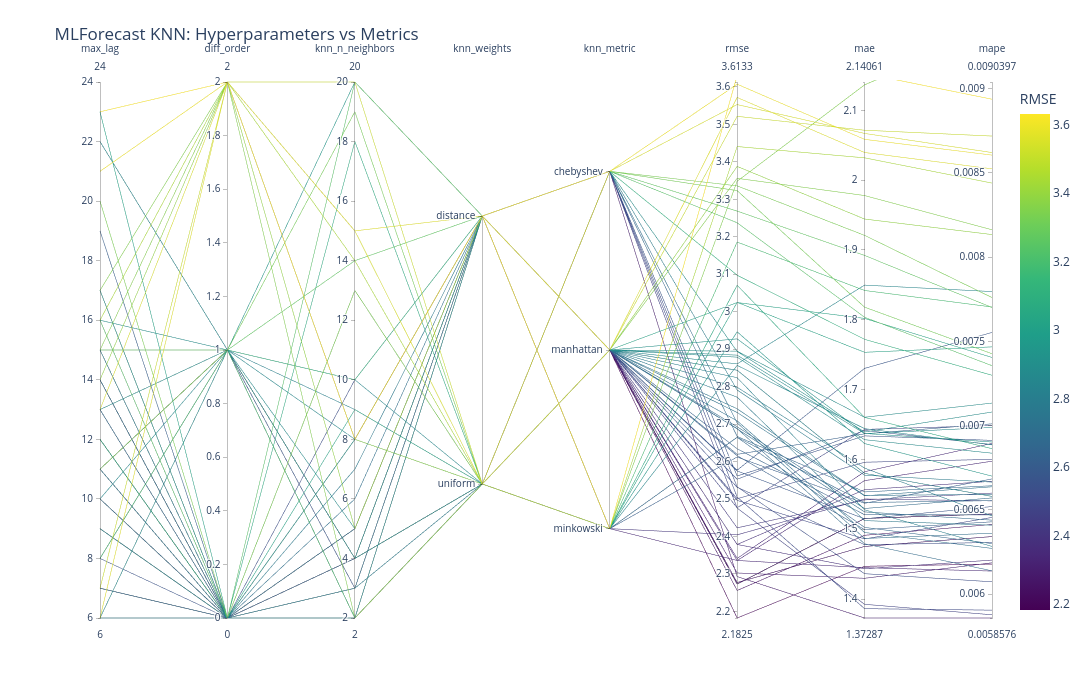
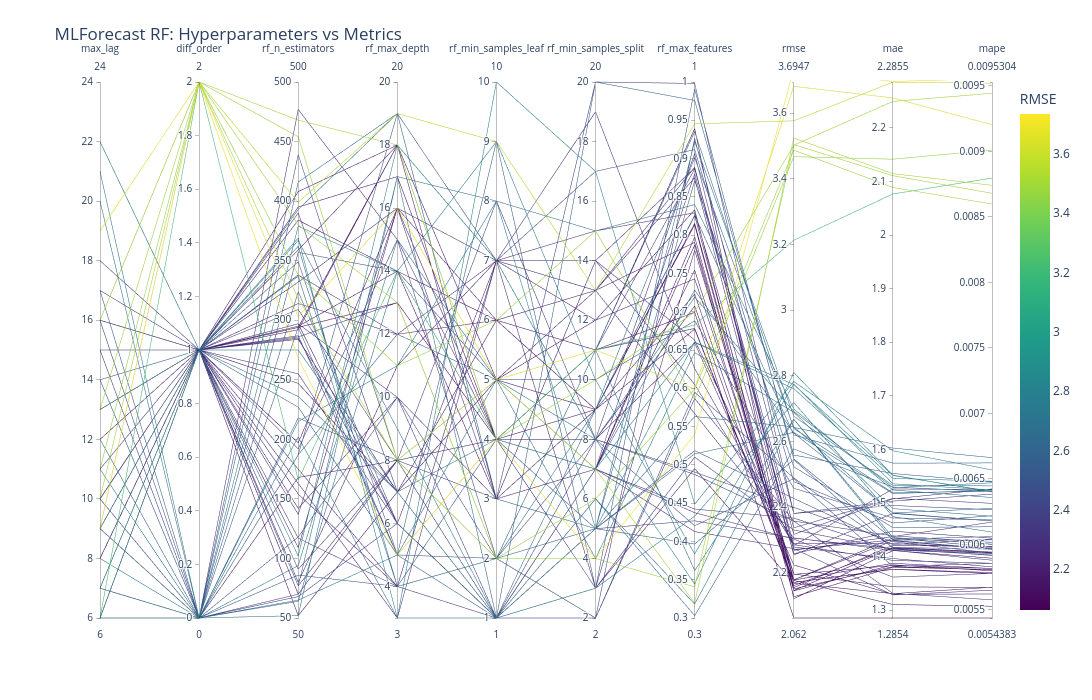
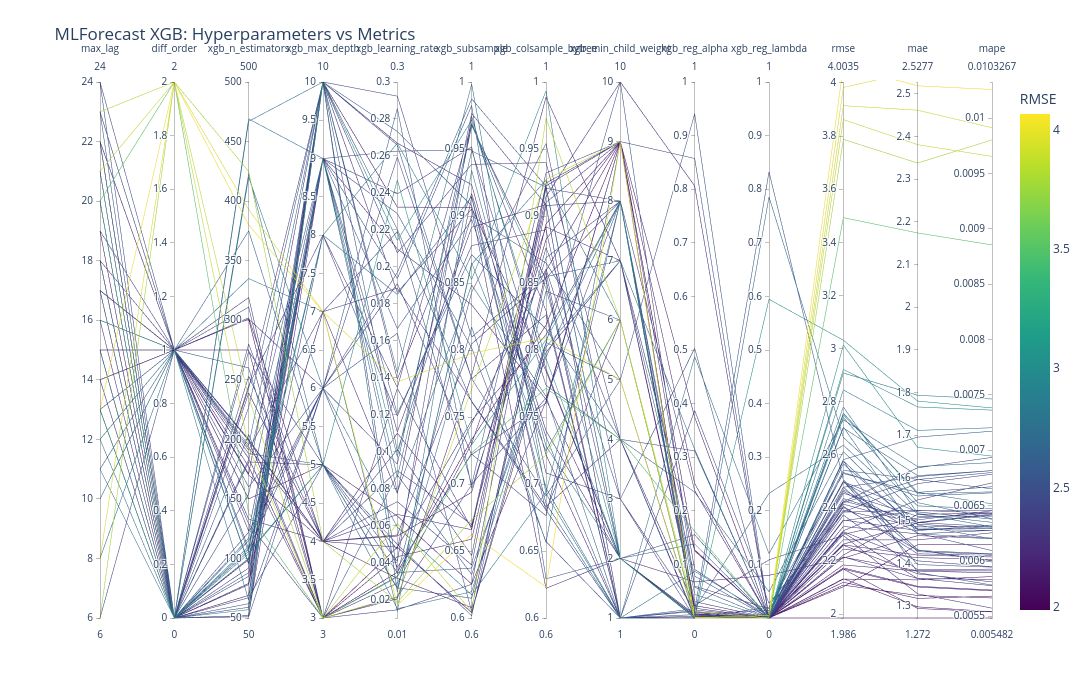

Source (notebook cell) for these figures, in order:
### Code cell
while mlflow.active_run():
    mlflow.end_run()

optuna.logging.set_verbosity(optuna.logging.WARNING)
warnings.filterwarnings("ignore")

h          = 12
input_size = 120
step_size  = 12
n_windows  = 30

_DIFF_MAP = {0: [1], 1: [2], 2: [1, 12]}

SHARED_BOUNDS = {"max_lag": (6, 24), "diff_order": (0, 2)}

# bounds format:
#   (lo, hi)          int or log-scale float (detected by key name)
#   (lo, hi, False)   linear-scale float (e.g. max_features)
#   [opt1, opt2, ...] categorical

MODEL_CONFIGS = {
    "KNN": {
        "experiment": "mlforecast_knn_cpi",
        "bounds": {
            "knn_n_neighbors": (2, 20),
            "knn_weights":     ["uniform", "distance"],
            "knn_metric":      ["minkowski", "manhattan", "chebyshev"],
        },
        "build": lambda p: KNeighborsRegressor(
            n_neighbors=p["knn_n_neighbors"],
            weights=p["knn_weights"],
            metric=p["knn_metric"],
        ),
    },
    "RF": {
        "experiment": "mlforecast_rf_cpi",
        "bounds": {
            "rf_n_estimators":     (50, 500),
            "rf_max_depth":        (3,   20),
            "rf_min_samples_leaf": (1,   10),
            "rf_min_samples_split":(2,   20),
            "rf_max_features":     (0.3,  1.0, False),
        },
        "build": lambda p: RandomForestRegressor(
            n_estimators=p["rf_n_estimators"], max_depth=p["rf_max_depth"],
            min_samples_leaf=p["rf_min_samples_leaf"],
            min_samples_split=p["rf_min_samples_split"],
            max_features=p["rf_max_features"],
            random_state=42, n_jobs=-1),
    },
    "XGB": {
        "experiment": "mlforecast_xgb_cpi",
        "bounds": {
            "xgb_n_estimators":     (50,  500),
            "xgb_max_depth":        (3,    10),
            "xgb_learning_rate":    (0.01, 0.3),
            "xgb_subsample":        (0.6,  1.0),
            "xgb_colsample_bytree": (0.6,  1.0),
            "xgb_min_child_weight": (1,    10),
            "xgb_reg_alpha":        (1e-8, 1.0),
            "xgb_reg_lambda":       (1e-8, 1.0),
        },
        "build": lambda p: XGBRegressor(
            n_estimators=p["xgb_n_estimators"], max_depth=p["xgb_max_depth"],
            learning_rate=p["xgb_learning_rate"], subsample=p["xgb_subsample"],
            colsample_bytree=p["xgb_colsample_bytree"], min_child_weight=p["xgb_min_child_weight"],
            reg_alpha=p["xgb_reg_alpha"], reg_lambda=p["xgb_reg_lambda"],
            tree_method="hist", random_state=42, verbosity=0),
    },
}


def run_single_cv(model_name, params):
    model = MODEL_CONFIGS[model_name]["build"](params)
    ml = MLForecast(
        models={model_name: model}, freq="MS",
        lags=list(range(1, params["max_lag"] + 1)),
        target_transforms=[Differences(_DIFF_MAP[params["diff_order"]])],
    )
    cv_df = ml.cross_validation(
        df=df.drop(columns="month", errors="ignore"),
        h=h, step_size=step_size, n_windows=n_windows,
        input_size=input_size, static_features=[],
    )
    agg = evaluate(
        df=cv_df.drop(columns="cutoff", errors="ignore"),
        metrics=[rmse, mae, mape], target_col="y",
    )
    return agg, cv_df


def make_objective(model_name, results_list):
    bounds = {**SHARED_BOUNDS, **MODEL_CONFIGS[model_name]["bounds"]}

    def objective(trial):
        params = {}
        for key, spec in bounds.items():
            if isinstance(spec, list):
                params[key] = trial.suggest_categorical(key, spec)
            elif len(spec) == 3:
                lo, hi, log = spec
                params[key] = trial.suggest_float(key, lo, hi, log=log)
            else:
                lo, hi = spec
                if isinstance(lo, float) or isinstance(hi, float):
                    params[key] = trial.suggest_float(key, lo, hi,
                                                       log=("alpha" in key or "lambda" in key
                                                            or "rate" in key))
                else:
                    params[key] = trial.suggest_int(key, lo, hi)

        try:
            with mlflow.start_run(nested=True, run_name=f"trial_{trial.number}"):
                mlflow.log_params({**params, "diff_map": str(_DIFF_MAP[params["diff_order"]])})
                agg, _ = run_single_cv(model_name, params)

                rmse_val = float(agg.loc[agg["metric"] == "rmse", model_name].values[0])
                mae_val  = float(agg.loc[agg["metric"] == "mae",  model_name].values[0])
                mape_val = float(agg.loc[agg["metric"] == "mape", model_name].values[0])

                mlflow.log_metrics({"rmse": rmse_val, "mae": mae_val, "mape": mape_val})
                results_list.append({"trial": trial.number, **params,
                                     "rmse": rmse_val, "mae": mae_val, "mape": mape_val})
                return rmse_val
        except Exception as e:
            print(f"  [{model_name}] Trial {trial.number} failed: {e}")
            return float("inf")

    return objective


all_results = {}
all_studies = {}

for model_name, config in MODEL_CONFIGS.items():
    print(f"\n{'='*50}")
    print(f"  Running Bayesian search: {model_name}")
    print(f"{'='*50}")

    mlflow.set_experiment(config["experiment"])
    results_list = []

    study = optuna.create_study(
        direction="minimize",
        sampler=TPESampler(seed=42, n_startup_trials=20, multivariate=True),
        study_name=f"{model_name.lower()}_cpi",
    )

    with mlflow.start_run(run_name=f"{model_name}_bayesian"):
        study.optimize(make_objective(model_name, results_list),
                       n_trials=80, show_progress_bar=True)

    all_results[model_name] = pd.DataFrame(results_list)
    all_studies[model_name] = study

    print(f"  Best RMSE: {study.best_value:.4f}")
    print(f"  Params:    {study.best_params}")


print("\n" + "="*50)
print("  Summary")
print("="*50)
for model_name in MODEL_CONFIGS:
    print(f"  {model_name}: RMSE = {all_studies[model_name].best_value:.4f}")

for model_name, config in MODEL_CONFIGS.items():
    results_df = all_results[model_name]
    if results_df.empty:
        continue

    all_bounds = {**SHARED_BOUNDS, **config["bounds"]}
    rmse_cap  = results_df["rmse"].quantile(0.95)
    plot_df   = results_df[results_df["rmse"] <= rmse_cap].copy()
    n_clipped = len(results_df) - len(plot_df)
    if n_clipped:
        print(f"  {model_name}: {n_clipped} outlier(s) hidden (>{rmse_cap:.3f} RMSE)")

    dims = []
    for col in all_bounds:
        spec = all_bounds[col]
        if isinstance(spec, list):
            cat_map = {v: i for i, v in enumerate(spec)}
            encoded = [cat_map[v] for v in plot_df[col]]
            dims.append(dict(
                label=col, values=encoded,
                range=[-0.5, len(spec) - 0.5],
                tickvals=list(range(len(spec))),
                ticktext=spec,
            ))
        else:
            dims.append(dict(label=col, values=plot_df[col].tolist(), range=list(spec[:2])))
    dims += [
        dict(label=col, values=plot_df[col].tolist(),
             range=[plot_df[col].min(), plot_df[col].quantile(0.99)])
        for col in ["rmse", "mae", "mape"]
    ]
    fig = go.Figure(go.Parcoords(
        line=dict(color=plot_df["rmse"], colorscale="Viridis",
                  showscale=True, colorbar=dict(title="RMSE")),
        dimensions=dims,
    ))
    fig.update_layout(
        title=f"MLForecast {model_name}: Hyperparameters vs Metrics",
        width=1800, height=700, margin=dict(l=100, r=100, t=80, b=80),
    )
    show(fig)

### Figure 1 — Plotly figure (JSON) as saved in the notebook; plotly's stock layout.template omitted (floating-point values rounded to 4 significant figures)
{"data": [{"dimensions": [{"label": "max_lag", "range": [6, 24], "values": [13, 17, 11, 14, 7, 8, 16, 7, 11, 6, 22, 22, 15, 23, 21, 6, 15, 11, 8, 7, 6, 14, 14, 15, 10, 12, 7, 6, 6, 9, 10, 15, 17, 19, 13, 11, 13, 17, 13, 13, 11, 11, 13, 10, 20, 14, 16, 16, 16, 17, 14, 11, 11, 10, 11, 9, 12, 11, 12, 11, 9, 8, 11, 12, 15, 11, 7, 11, 11, 10, 15, 23, 8, 6, 9, 12]}, {"label": "diff_order", "range": [0, 2], "values": [2, 2, 1, 2, 2, 1, 0, 0, 1, 2, 1, 1, 1, 0, 2, 1, 2, 0, 1, 0, 0, 0, 0, 0, 0, 0, 0, 1, 0, 0, 1, 0, 0, 0, 1, 0, 0, 0, 0, 1, 0, 0, 0, 0, 0, 0, 0, 2, 1, 0, 0, 0, 0, 0, 0, 0, 0, 0, 0, 1, 0, 1, 1, 0, 1, 0, 0, 0, 0, 0, 0, 2, 0, 0, 0, 0]}, {"label": "knn_n_neighbors", "range": [2, 20], "values": [15, 2, 10, 5, 20, 2, 20, 2, 4, 15, 8, 4, 2, 9, 8, 9, 8, 13, 20, 3, 2, 2, 8, 3, 4, 4, 3, 2, 2, 7, 10, 3, 2, 3, 4, 4, 2, 5, 3, 5, 2, 2, 5, 2, 13, 2, 3, 14, 4, 8, 3, 3, 3, 5, 2, 2, 3, 2, 2, 3, 2, 3, 19, 18, 14, 8, 4, 2, 2, 2, 2, 8, 2, 6, 10, 5]}, {"label": "knn_weights", "range": [-0.5, 1.5], "ticktext": ["uniform", "distance"], "tickvals": [0, 1], "values": [0, 0, 1, 1, 0, 0, 1, 1, 0, 1, 1, 1, 0, 0, 1, 0, 0, 0, 1, 1, 1, 0, 1, 0, 1, 0, 1, 1, 0, 1, 0, 0, 0, 1, 0, 1, 1, 1, 1, 1, 1, 1, 1, 1, 0, 1, 1, 0, 1, 0, 1, 1, 1, 1, 1, 1, 1, 1, 1, 1, 1, 1, 0, 0, 1, 1, 0, 1, 1, 1, 1, 1, 1, 1, 1, 1]}, {"label": "knn_metric", "range": [-0.5, 2.5], "ticktext": ["minkowski", "manhattan", "chebyshev"], "tickvals": [0, 1, 2], "values": [2, 0, 2, 1, 1, 0, 2, 1, 0, 1, 1, 1, 0, 1, 2, 1, 1, 1, 0, 1, 1, 1, 1, 2, 2, 1, 0, 1, 1, 1, 0, 1, 1, 0, 1, 1, 1, 1, 1, 1, 1, 1, 0, 1, 2, 2, 2, 0, 2, 1, 2, 1, 1, 1, 1, 1, 1, 1, 1, 1, 1, 2, 2, 0, 2, 1, 2, 1, 1, 0, 1, 0, 1, 1, 2, 1]}, {"label": "rmse", "range": [2.182, 3.613], "values": [3.553, 3.348, 3.098, 3.388, 3.522, 3.186, 3.237, 2.182, 2.404, 3.572, 2.861, 2.577, 3.025, 3.024, 3.607, 2.824, 3.356, 2.741, 2.946, 2.379, 2.798, 2.379, 2.693, 2.791, 2.476, 2.616, 2.665, 2.879, 2.688, 2.772, 2.857, 2.303, 2.619, 2.612, 2.895, 2.256, 2.342, 2.575, 2.336, 2.884, 2.273, 2.273, 2.665, 2.501, 3.336, 2.293, 2.703, 3.441, 2.894, 2.928, 2.667, 2.277, 2.277, 2.687, 2.273, 2.844, 2.531, 2.273, 2.477, 2.423, 2.844, 2.562, 3.323, 3.071, 3.269, 2.731, 2.505, 2.273, 2.273, 2.336, 2.496, 3.631, 2.553, 2.709, 2.533, 2.634]}, {"label": "mae", "range": [1.373, 2.141], "values": [2.067, 2.137, 1.772, 1.944, 2.072, 1.842, 1.804, 1.447, 1.543, 2.04, 1.85, 1.73, 1.753, 1.802, 2.058, 1.528, 1.978, 1.548, 1.623, 1.557, 1.588, 1.443, 1.53, 1.577, 1.392, 1.5, 1.503, 1.628, 1.479, 1.512, 1.644, 1.43, 1.637, 1.537, 1.66, 1.491, 1.582, 1.515, 1.57, 1.637, 1.515, 1.515, 1.538, 1.596, 1.921, 1.373, 1.487, 2.032, 1.639, 1.637, 1.553, 1.475, 1.475, 1.525, 1.515, 1.58, 1.478, 1.515, 1.643, 1.542, 1.58, 1.634, 1.818, 1.66, 1.892, 1.548, 1.386, 1.515, 1.515, 1.445, 1.486, 2.153, 1.642, 1.495, 1.436, 1.521]}, {"label": "mape", "range": [0.005858, 0.00904], "values": [0.008621, 0.009346, 0.007299, 0.008134, 0.008719, 0.007704, 0.007356, 0.006178, 0.006553, 0.008524, 0.007796, 0.007553, 0.007467, 0.007404, 0.008606, 0.006283, 0.008162, 0.006591, 0.0067, 0.006669, 0.006464, 0.006201, 0.00657, 0.006664, 0.005877, 0.006429, 0.006299, 0.006836, 0.006138, 0.006409, 0.006885, 0.006185, 0.00701, 0.006683, 0.007134, 0.006413, 0.006894, 0.006519, 0.006789, 0.006989, 0.006475, 0.006475, 0.006554, 0.006799, 0.00776, 0.005858, 0.006361, 0.00844, 0.00708, 0.006902, 0.006643, 0.006341, 0.006341, 0.006438, 0.006475, 0.006579, 0.006306, 0.006475, 0.007, 0.006599, 0.006579, 0.006912, 0.007426, 0.006863, 0.007701, 0.006637, 0.005904, 0.006475, 0.006475, 0.006136, 0.006455, 0.008937, 0.006887, 0.006271, 0.006072, 0.00647]}], "line": {"color": [3.553, 3.348, 3.098, 3.388, 3.522, 3.186, 3.237, 2.182, 2.404, 3.572, 2.861, 2.577, 3.025, 3.024, 3.607, 2.824, 3.356, 2.741, 2.946, 2.379, 2.798, 2.379, 2.693, 2.791, 2.476, 2.616, 2.665, 2.879, 2.688, 2.772, 2.857, 2.303, 2.619, 2.612, 2.895, 2.256, 2.342, 2.575, 2.336, 2.884, 2.273, 2.273, 2.665, 2.501, 3.336, 2.293, 2.703, 3.441, 2.894, 2.928, 2.667, 2.277, 2.277, 2.687, 2.273, 2.844, 2.531, 2.273, 2.477, 2.423, 2.844, 2.562, 3.323, 3.071, 3.269, 2.731, 2.505, 2.273, 2.273, 2.336, 2.496, 3.631, 2.553, 2.709, 2.533, 2.634], "colorbar": {"title": {"text": "RMSE"}}, "colorscale": [[0, "#440154"], [0.1111, "#482878"], [0.2222, "#3e4989"], [0.3333, "#31688e"], [0.4444, "#26828e"], [0.5556, "#1f9e89"], [0.6667, "#35b779"], [0.7778, "#6ece58"], [0.8889, "#b5de2b"], [1, "#fde725"]], "showscale": true}, "type": "parcoords"}], "layout": {"height": 700, "margin": {"b": 80, "l": 100, "r": 100, "t": 80}, "title": {"text": "MLForecast KNN: Hyperparameters vs Metrics"}, "width": 1800}}

### Figure 2 — Plotly figure (JSON) as saved in the notebook; plotly's stock layout.template omitted (floating-point values rounded to 4 significant figures)
{"data": [{"dimensions": [{"label": "max_lag", "range": [6, 24], "values": [13, 22, 9, 8, 17, 21, 6, 9, 7, 12, 20, 7, 11, 19, 6, 10, 16, 14, 15, 10, 9, 6, 16, 9, 7, 9, 6, 14, 17, 15, 16, 11, 18, 9, 10, 14, 22, 9, 6, 7, 10, 7, 8, 8, 6, 13, 7, 9, 10, 9, 12, 7, 13, 16, 10, 16, 11, 9, 7, 13, 10, 10, 16, 10, 9, 13, 6, 13, 7, 9, 6, 7, 8, 13, 8, 10]}, {"label": "diff_order", "range": [0, 2], "values": [2, 1, 0, 0, 0, 0, 2, 2, 0, 0, 0, 1, 0, 2, 0, 1, 2, 0, 0, 1, 1, 0, 1, 0, 0, 0, 1, 0, 1, 1, 2, 1, 1, 2, 0, 1, 1, 1, 1, 1, 1, 1, 1, 1, 1, 1, 1, 1, 1, 1, 1, 1, 1, 1, 1, 0, 2, 1, 1, 1, 0, 1, 1, 1, 1, 1, 0, 1, 1, 1, 1, 0, 1, 1, 1, 2]}, {"label": "rf_n_estimators", "range": [50, 500], "values": [380, 369, 187, 215, 324, 94, 166, 399, 70, 294, 52, 102, 379, 303, 64, 390, 454, 86, 68, 285, 337, 65, 255, 168, 202, 118, 367, 439, 117, 297, 318, 192, 287, 268, 218, 349, 227, 236, 70, 77, 91, 142, 154, 163, 52, 175, 247, 362, 80, 284, 109, 275, 314, 137, 294, 357, 338, 332, 309, 297, 187, 197, 338, 294, 395, 359, 477, 393, 408, 295, 292, 416, 384, 77, 286, 468]}, {"label": "rf_max_depth", "range": [3, 20], "values": [13, 3, 12, 11, 6, 15, 14, 19, 8, 5, 17, 18, 14, 16, 14, 7, 8, 4, 6, 6, 4, 5, 6, 8, 3, 10, 9, 8, 4, 10, 8, 15, 5, 5, 8, 5, 5, 7, 8, 8, 8, 10, 4, 3, 7, 4, 7, 4, 11, 7, 16, 7, 12, 16, 13, 14, 11, 16, 8, 6, 19, 16, 12, 18, 17, 18, 15, 19, 18, 14, 18, 19, 14, 17, 13, 18]}, {"label": "rf_min_samples_leaf", "range": [1, 10], "values": [2, 10, 5, 8, 1, 5, 4, 9, 4, 9, 8, 7, 9, 5, 4, 1, 2, 4, 1, 1, 2, 5, 1, 1, 1, 2, 1, 1, 1, 1, 5, 2, 4, 4, 2, 2, 1, 1, 4, 5, 3, 3, 7, 7, 5, 7, 5, 2, 7, 6, 6, 4, 6, 7, 4, 5, 6, 3, 8, 7, 7, 4, 7, 5, 4, 7, 4, 3, 4, 3, 3, 3, 6, 1, 2, 4]}, {"label": "rf_min_samples_split", "range": [2, 20], "values": [4, 17, 7, 5, 20, 4, 11, 13, 7, 3, 15, 8, 10, 11, 11, 7, 6, 5, 2, 7, 11, 8, 5, 3, 5, 8, 3, 5, 7, 8, 7, 2, 3, 4, 2, 5, 6, 6, 11, 13, 20, 14, 15, 19, 12, 13, 9, 9, 12, 9, 13, 7, 11, 14, 11, 10, 15, 14, 8, 8, 17, 9, 13, 7, 7, 3, 8, 5, 8, 9, 7, 5, 9, 9, 11, 10]}, {"label": "rf_max_features", "range": [0.3, 1], "values": [0.3407, 0.4486, 0.7283, 0.66, 0.9759, 0.6466, 0.6827, 0.9453, 0.8801, 0.9908, 0.8399, 0.3445, 0.3837, 0.5993, 0.9353, 0.4129, 0.599, 0.8712, 0.9263, 0.4376, 0.3619, 0.719, 0.4269, 0.495, 0.5631, 0.4205, 0.433, 0.5185, 0.4423, 0.4905, 0.3195, 0.5866, 0.5101, 0.5395, 0.5948, 0.3966, 0.303, 0.3182, 0.9391, 0.8749, 0.9981, 0.8876, 0.8292, 0.6257, 0.8331, 0.8887, 0.8254, 0.901, 0.7429, 0.6773, 0.7906, 0.6604, 0.6782, 0.663, 0.6994, 0.688, 0.586, 0.6049, 0.4874, 0.6593, 0.9117, 0.8134, 0.5669, 0.7871, 0.7977, 0.7803, 0.9065, 0.9222, 0.7073, 0.8153, 0.7543, 0.5143, 0.723, 0.8261, 0.8864, 0.6994]}, {"label": "rmse", "range": [2.062, 3.695], "values": [3.504, 2.782, 2.625, 2.76, 2.558, 2.689, 3.213, 3.576, 2.317, 2.547, 2.699, 2.81, 2.775, 3.681, 2.639, 2.273, 3.487, 2.523, 2.381, 2.302, 2.667, 2.691, 2.305, 2.168, 2.644, 2.487, 2.718, 2.426, 2.366, 2.399, 3.524, 2.357, 2.33, 3.734, 2.489, 2.544, 2.577, 2.668, 2.121, 2.254, 2.38, 2.283, 2.258, 2.289, 2.145, 2.271, 2.178, 2.642, 2.195, 2.17, 2.178, 2.773, 2.177, 2.278, 2.062, 2.457, 3.467, 2.285, 2.357, 2.224, 2.477, 2.127, 2.306, 2.151, 2.146, 2.196, 2.268, 2.677, 2.161, 2.155, 2.178, 2.628, 2.17, 2.62, 2.337, 3.502]}, {"label": "mae", "range": [1.285, 2.285], "values": [2.111, 1.597, 1.481, 1.546, 1.555, 1.49, 2.077, 2.285, 1.508, 1.432, 1.524, 1.552, 1.536, 2.256, 1.519, 1.329, 2.089, 1.454, 1.503, 1.362, 1.43, 1.529, 1.415, 1.331, 1.481, 1.382, 1.475, 1.422, 1.412, 1.428, 2.115, 1.331, 1.414, 2.286, 1.417, 1.415, 1.53, 1.436, 1.411, 1.481, 1.495, 1.526, 1.447, 1.424, 1.385, 1.431, 1.43, 1.603, 1.384, 1.376, 1.387, 1.551, 1.311, 1.396, 1.285, 1.472, 2.141, 1.393, 1.439, 1.33, 1.463, 1.38, 1.411, 1.381, 1.416, 1.344, 1.437, 1.533, 1.417, 1.421, 1.435, 1.518, 1.376, 1.574, 1.509, 2.249]}, {"label": "mape", "range": [0.005438, 0.00953], "values": [0.008681, 0.006569, 0.006275, 0.006482, 0.006477, 0.006215, 0.008797, 0.009521, 0.006424, 0.00606, 0.006358, 0.0064, 0.006416, 0.009204, 0.006406, 0.005651, 0.008599, 0.006135, 0.006384, 0.005779, 0.005967, 0.00647, 0.005933, 0.005673, 0.006179, 0.005856, 0.006094, 0.006041, 0.005931, 0.005934, 0.008742, 0.005577, 0.005919, 0.009557, 0.005964, 0.005916, 0.006405, 0.006002, 0.005895, 0.006179, 0.006265, 0.006419, 0.006048, 0.005973, 0.005799, 0.006035, 0.005962, 0.006663, 0.005817, 0.005785, 0.005816, 0.006404, 0.005528, 0.005829, 0.005438, 0.006187, 0.009011, 0.005856, 0.006015, 0.005622, 0.006219, 0.005808, 0.00588, 0.005807, 0.005939, 0.005671, 0.006171, 0.006447, 0.005942, 0.005984, 0.00598, 0.006413, 0.005777, 0.006622, 0.006314, 0.009444]}], "line": {"color": [3.504, 2.782, 2.625, 2.76, 2.558, 2.689, 3.213, 3.576, 2.317, 2.547, 2.699, 2.81, 2.775, 3.681, 2.639, 2.273, 3.487, 2.523, 2.381, 2.302, 2.667, 2.691, 2.305, 2.168, 2.644, 2.487, 2.718, 2.426, 2.366, 2.399, 3.524, 2.357, 2.33, 3.734, 2.489, 2.544, 2.577, 2.668, 2.121, 2.254, 2.38, 2.283, 2.258, 2.289, 2.145, 2.271, 2.178, 2.642, 2.195, 2.17, 2.178, 2.773, 2.177, 2.278, 2.062, 2.457, 3.467, 2.285, 2.357, 2.224, 2.477, 2.127, 2.306, 2.151, 2.146, 2.196, 2.268, 2.677, 2.161, 2.155, 2.178, 2.628, 2.17, 2.62, 2.337, 3.502], "colorbar": {"title": {"text": "RMSE"}}, "colorscale": [[0, "#440154"], [0.1111, "#482878"], [0.2222, "#3e4989"], [0.3333, "#31688e"], [0.4444, "#26828e"], [0.5556, "#1f9e89"], [0.6667, "#35b779"], [0.7778, "#6ece58"], [0.8889, "#b5de2b"], [1, "#fde725"]], "showscale": true}, "type": "parcoords"}], "layout": {"height": 700, "margin": {"b": 80, "l": 100, "r": 100, "t": 80}, "title": {"text": "MLForecast RF: Hyperparameters vs Metrics"}, "width": 1800}}

### Figure 3 — Plotly figure (JSON) as saved in the notebook; plotly's stock layout.template omitted (floating-point values rounded to 4 significant figures)
{"data": [{"dimensions": [{"label": "max_lag", "range": [6, 24], "values": [13, 6, 17, 17, 8, 13, 20, 22, 8, 6, 11, 21, 13, 24, 23, 12, 18, 12, 22, 22, 18, 13, 23, 17, 18, 15, 13, 13, 18, 20, 21, 15, 12, 15, 14, 10, 13, 17, 15, 21, 19, 22, 23, 15, 24, 22, 22, 18, 18, 20, 16, 18, 17, 20, 16, 23, 16, 17, 16, 15, 15, 19, 14, 10, 18, 13, 14, 16, 13, 14, 14, 11, 13, 21, 20, 17]}, {"label": "diff_order", "range": [0, 2], "values": [2, 2, 0, 0, 1, 0, 0, 1, 2, 1, 0, 2, 0, 0, 0, 1, 0, 0, 0, 1, 0, 0, 1, 0, 0, 0, 0, 0, 0, 2, 0, 1, 1, 0, 0, 1, 0, 1, 0, 0, 0, 0, 1, 0, 1, 0, 0, 0, 0, 0, 1, 0, 1, 0, 1, 2, 1, 1, 1, 1, 1, 1, 1, 1, 1, 1, 1, 0, 0, 0, 1, 1, 1, 0, 0, 1]}, {"label": "xgb_n_estimators", "range": [50, 500], "values": [380, 425, 181, 79, 65, 423, 52, 199, 393, 191, 469, 193, 104, 274, 115, 335, 280, 467, 88, 177, 99, 85, 199, 154, 67, 78, 183, 92, 245, 138, 100, 319, 96, 52, 100, 195, 122, 171, 117, 59, 69, 243, 311, 106, 200, 227, 51, 62, 108, 110, 95, 78, 184, 204, 123, 235, 105, 193, 170, 129, 150, 108, 275, 188, 301, 260, 133, 239, 420, 253, 302, 375, 160, 51, 57, 301]}, {"label": "xgb_max_depth", "range": [3, 10], "values": [7, 4, 5, 10, 10, 5, 9, 3, 7, 7, 9, 3, 5, 5, 6, 7, 4, 10, 9, 3, 7, 9, 4, 9, 5, 9, 9, 10, 8, 3, 9, 3, 10, 10, 7, 10, 6, 10, 8, 10, 10, 10, 3, 9, 4, 10, 10, 6, 10, 8, 9, 8, 3, 3, 9, 3, 5, 4, 4, 3, 5, 6, 3, 5, 6, 3, 4, 4, 6, 4, 4, 5, 6, 6, 10, 3]}, {"label": "xgb_learning_rate", "range": [0.01, 0.3], "values": [0.017, 0.01856, 0.04717, 0.2669, 0.02411, 0.026, 0.1107, 0.0288, 0.1377, 0.2191, 0.08622, 0.02171, 0.2471, 0.02635, 0.2857, 0.01359, 0.08974, 0.02404, 0.1937, 0.01442, 0.07736, 0.2288, 0.05491, 0.2626, 0.04063, 0.2097, 0.1207, 0.2923, 0.1347, 0.03201, 0.07811, 0.02042, 0.2202, 0.1393, 0.1885, 0.1427, 0.09325, 0.1862, 0.185, 0.03384, 0.2323, 0.2076, 0.03254, 0.1666, 0.07297, 0.2658, 0.1003, 0.2594, 0.2732, 0.2669, 0.0972, 0.1192, 0.04318, 0.02129, 0.2395, 0.06107, 0.01502, 0.05437, 0.11, 0.1343, 0.06517, 0.0374, 0.04828, 0.03455, 0.1909, 0.0874, 0.06604, 0.04832, 0.05918, 0.1012, 0.03147, 0.04981, 0.1641, 0.1969, 0.2143, 0.03476]}, {"label": "xgb_subsample", "range": [0.6, 1], "values": [0.6624, 0.6734, 0.9141, 0.9234, 0.865, 0.8171, 0.8916, 0.7301, 0.7975, 0.6997, 0.9486, 0.7708, 0.7293, 0.6148, 0.6968, 0.9341, 0.6697, 0.864, 0.9824, 0.6251, 0.9676, 0.8016, 0.8046, 0.9494, 0.9743, 0.8337, 0.8711, 0.8096, 0.969, 0.7233, 0.8485, 0.7812, 0.7614, 0.9166, 0.7617, 0.9985, 0.9765, 0.9052, 0.9146, 0.8431, 0.9063, 0.9385, 0.7451, 0.8973, 0.6395, 0.7786, 0.9002, 0.7785, 0.9077, 0.8527, 0.9683, 0.8779, 0.6588, 0.6995, 0.9516, 0.6047, 0.6196, 0.6938, 0.6678, 0.6665, 0.6253, 0.7224, 0.6041, 0.6373, 0.7219, 0.6324, 0.6659, 0.7474, 0.6173, 0.6466, 0.6077, 0.6016, 0.6048, 0.9874, 0.9715, 0.7331]}, {"label": "xgb_colsample_bytree", "range": [0.6, 1], "values": [0.6232, 0.7217, 0.6799, 0.7218, 0.7247, 0.6564, 0.9085, 0.8918, 0.8091, 0.7642, 0.9215, 0.9272, 0.8075, 0.8438, 0.8689, 0.7283, 0.8764, 0.9269, 0.6292, 0.9078, 0.8525, 0.6571, 0.8538, 0.7737, 0.7858, 0.7631, 0.8156, 0.8577, 0.8292, 0.7714, 0.7656, 0.9887, 0.6805, 0.7397, 0.6832, 0.6928, 0.9084, 0.6221, 0.6969, 0.9541, 0.7843, 0.9398, 0.8604, 0.7353, 0.9207, 0.691, 0.865, 0.8262, 0.6855, 0.9934, 0.8458, 0.8898, 0.8942, 0.9321, 0.7083, 0.9729, 0.8022, 0.8824, 0.9225, 0.9101, 0.762, 0.6763, 0.7982, 0.7948, 0.7603, 0.8056, 0.9144, 0.8114, 0.6937, 0.9246, 0.8591, 0.8548, 0.8051, 0.9223, 0.7935, 0.8186]}, {"label": "xgb_min_child_weight", "range": [1, 10], "values": [9, 6, 6, 1, 6, 9, 1, 7, 5, 8, 2, 9, 8, 6, 8, 2, 4, 6, 2, 8, 1, 1, 8, 4, 2, 2, 4, 1, 1, 4, 1, 7, 1, 2, 4, 1, 1, 2, 1, 3, 2, 4, 3, 1, 8, 5, 5, 1, 1, 2, 2, 2, 9, 9, 3, 6, 7, 9, 9, 9, 9, 8, 7, 8, 9, 5, 10, 8, 8, 9, 9, 7, 10, 2, 2, 9]}, {"label": "xgb_reg_alpha", "range": [1e-08, 1], "values": [0.0006441, 2.855e-05, 0.0005487, 0.002978, 0.0002364, 3.948e-08, 7.374e-06, 0.1252, 1.597e-08, 6.767e-07, 0.1382, 1.137e-08, 8.11e-06, 2.581e-08, 7.963e-07, 2.119e-08, 0.3118, 0.0001727, 0.1554, 0.005932, 0.0002235, 0.01221, 0.2379, 7.886e-07, 0.000764, 0.06738, 0.2348, 0.3872, 0.0004361, 0.1616, 0.0173, 0.0305, 0.01399, 0.004262, 0.02339, 0.08709, 9.074e-05, 1.489e-05, 0.4876, 0.0001831, 0.007011, 0.003152, 0.5033, 3.973e-05, 0.05933, 0.002338, 0.9407, 0.006276, 0.0003971, 7.7e-07, 8.415e-06, 1.22e-07, 0.3746, 0.8574, 0.01518, 0.0115, 0.3147, 0.004407, 0.0009954, 0.0001154, 0.01055, 0.008261, 0.02299, 0.0005248, 0.09064, 0.0005246, 0.8061, 0.01829, 0.04392, 0.002363, 0.2511, 0.07815, 0.05738, 0.003098, 0.0008893, 0.1271]}, {"label": "xgb_reg_lambda", "range": [1e-08, 1], "values": [0.004619, 2.137e-06, 2.353e-08, 3.321e-05, 3.012e-07, 0.7854, 8.452e-08, 5.994e-05, 7.297e-08, 4.129e-08, 0.0002064, 0.0001219, 0.5946, 1.695e-06, 0.006695, 0.0005335, 1.259e-07, 8.606e-07, 8.225e-05, 4.091e-05, 8.872e-08, 2.222e-06, 7.207e-05, 0.0001086, 1.119e-06, 0.07964, 0.049, 0.02721, 7.448e-08, 0.00105, 0.2324, 1.553e-05, 0.8324, 6.98e-06, 0.1085, 0.003639, 5.545e-08, 0.002894, 0.1201, 5.389e-08, 0.0004675, 0.0005484, 0.00038, 0.02026, 0.01729, 6.526e-05, 1.693e-05, 0.01446, 5.523e-06, 1.695e-05, 3.365e-08, 1.22e-07, 8.807e-07, 9.532e-07, 0.000159, 1.728e-07, 5.203e-06, 1.727e-06, 0.0001701, 2.3e-06, 2.174e-08, 3.788e-08, 4.62e-06, 7.266e-08, 1.459e-06, 2.209e-05, 5.028e-05, 1.052e-08, 7.064e-05, 0.0005538, 7.863e-07, 3.28e-05, 1.193e-07, 1.032e-07, 0.0001083, 1.895e-06]}, {"label": "rmse", "range": [1.986, 4.003], "values": [4.065, 3.788, 2.28, 2.17, 2.781, 2.666, 2.223, 2.216, 3.983, 2.423, 2.701, 3.914, 3.032, 2.455, 2.542, 2.751, 2.436, 2.705, 2.496, 2.307, 2.175, 2.462, 2.301, 2.469, 2.403, 2.211, 2.613, 2.385, 2.311, 3.493, 2.636, 2.26, 2.506, 2.245, 2.296, 2.757, 2.374, 2.261, 2.732, 2.406, 2.104, 2.355, 2.499, 2.53, 2.42, 2.534, 2.501, 2.426, 2.582, 2.908, 2.922, 2.386, 2.121, 2.478, 2.352, 3.862, 2.741, 2.132, 2.186, 2.331, 2.17, 2.414, 2.11, 2.578, 2.314, 2.566, 2.215, 2.264, 2.844, 2.392, 2.134, 2.577, 2.478, 2.5, 3.013, 1.986]}, {"label": "mae", "range": [1.272, 2.528], "values": [2.519, 2.338, 1.455, 1.294, 1.517, 1.535, 1.515, 1.364, 2.554, 1.624, 1.605, 2.461, 1.78, 1.51, 1.597, 1.566, 1.496, 1.469, 1.496, 1.364, 1.346, 1.471, 1.506, 1.479, 1.43, 1.465, 1.49, 1.524, 1.406, 2.174, 1.515, 1.375, 1.431, 1.413, 1.328, 1.563, 1.385, 1.419, 1.627, 1.422, 1.444, 1.477, 1.521, 1.566, 1.596, 1.558, 1.397, 1.502, 1.696, 1.794, 1.766, 1.587, 1.318, 1.427, 1.523, 2.381, 1.542, 1.361, 1.382, 1.469, 1.344, 1.492, 1.325, 1.378, 1.549, 1.48, 1.383, 1.495, 1.711, 1.485, 1.298, 1.479, 1.603, 1.432, 1.672, 1.272]}, {"label": "mape", "range": [0.005482, 0.01033], "values": [0.01026, 0.009803, 0.006252, 0.005537, 0.006306, 0.006468, 0.006428, 0.005831, 0.01053, 0.006934, 0.006814, 0.009914, 0.007381, 0.006403, 0.00665, 0.006514, 0.006422, 0.006205, 0.006308, 0.005774, 0.005735, 0.006091, 0.00643, 0.006274, 0.006062, 0.006199, 0.006197, 0.006432, 0.005945, 0.008854, 0.006347, 0.005809, 0.005999, 0.006012, 0.005571, 0.006622, 0.005924, 0.006034, 0.006887, 0.006047, 0.006148, 0.006323, 0.006376, 0.006668, 0.006797, 0.006613, 0.005942, 0.006451, 0.00717, 0.007461, 0.007361, 0.006781, 0.005679, 0.006057, 0.006452, 0.009654, 0.00638, 0.005857, 0.005891, 0.006275, 0.005728, 0.006291, 0.005663, 0.00578, 0.006703, 0.006293, 0.005908, 0.006414, 0.007202, 0.00631, 0.00554, 0.006298, 0.006814, 0.005988, 0.006946, 0.005482]}], "line": {"color": [4.065, 3.788, 2.28, 2.17, 2.781, 2.666, 2.223, 2.216, 3.983, 2.423, 2.701, 3.914, 3.032, 2.455, 2.542, 2.751, 2.436, 2.705, 2.496, 2.307, 2.175, 2.462, 2.301, 2.469, 2.403, 2.211, 2.613, 2.385, 2.311, 3.493, 2.636, 2.26, 2.506, 2.245, 2.296, 2.757, 2.374, 2.261, 2.732, 2.406, 2.104, 2.355, 2.499, 2.53, 2.42, 2.534, 2.501, 2.426, 2.582, 2.908, 2.922, 2.386, 2.121, 2.478, 2.352, 3.862, 2.741, 2.132, 2.186, 2.331, 2.17, 2.414, 2.11, 2.578, 2.314, 2.566, 2.215, 2.264, 2.844, 2.392, 2.134, 2.577, 2.478, 2.5, 3.013, 1.986], "colorbar": {"title": {"text": "RMSE"}}, "colorscale": [[0, "#440154"], [0.1111, "#482878"], [0.2222, "#3e4989"], [0.3333, "#31688e"], [0.4444, "#26828e"], [0.5556, "#1f9e89"], [0.6667, "#35b779"], [0.7778, "#6ece58"], [0.8889, "#b5de2b"], [1, "#fde725"]], "showscale": true}, "type": "parcoords"}], "layout": {"height": 700, "margin": {"b": 80, "l": 100, "r": 100, "t": 80}, "title": {"text": "MLForecast XGB: Hyperparameters vs Metrics"}, "width": 1800}}
